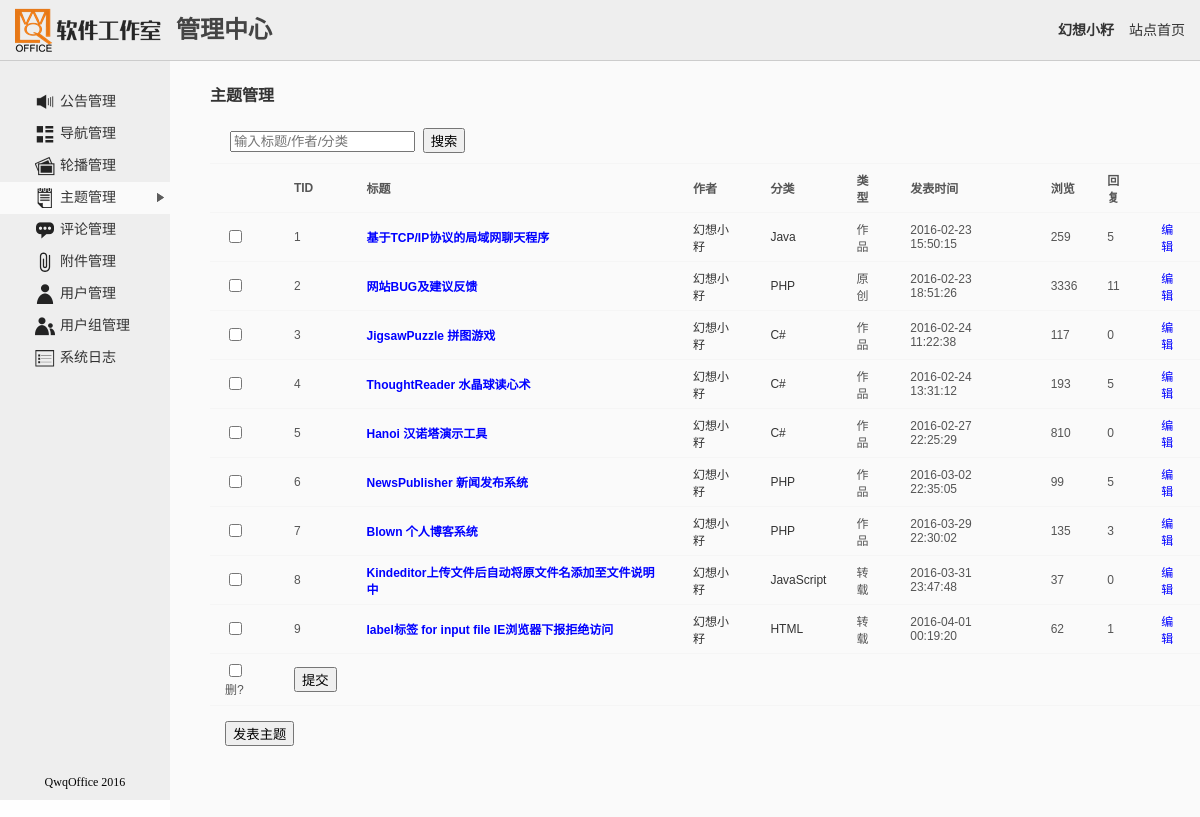
Before: /admin.php?mod=article (signed in) with the older database file.
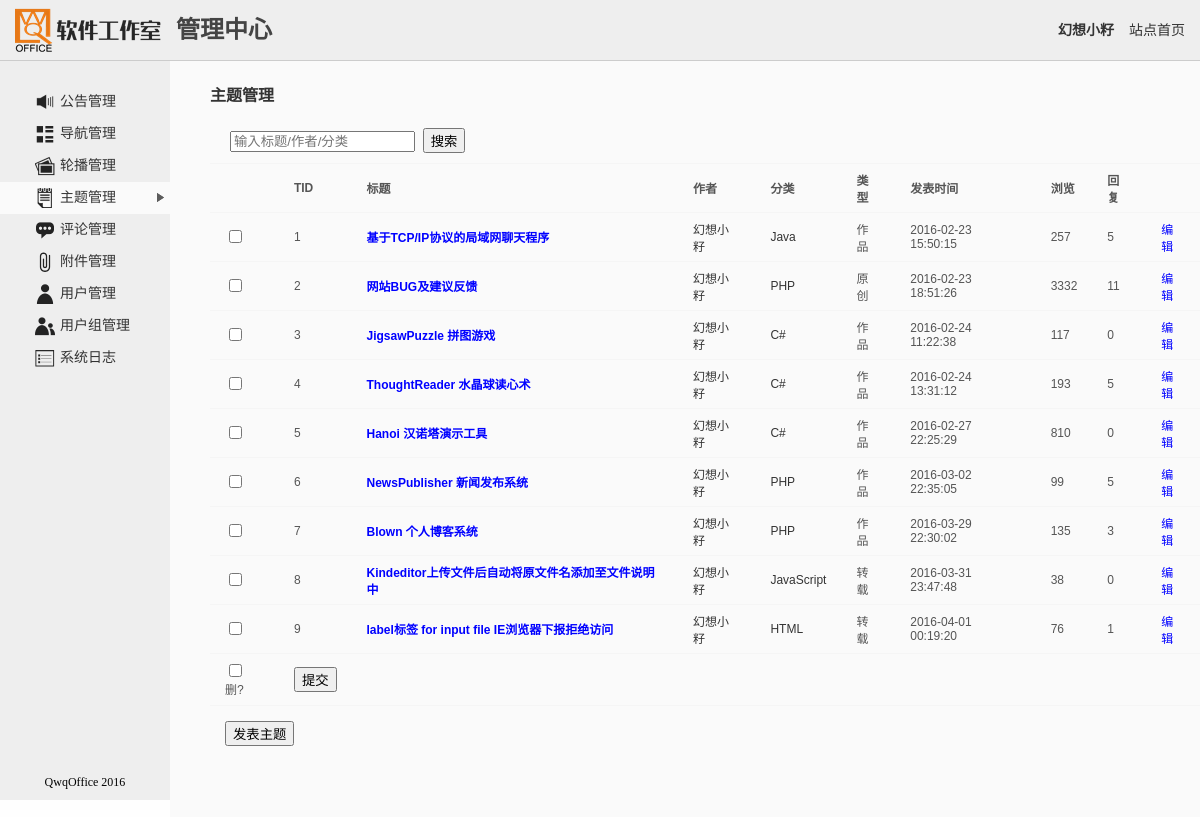
After: the same page with the newer database file.
### tables this page shows
CREATE TABLE IF NOT EXISTS `qo_article` (
  `TID` int(10) NOT NULL AUTO_INCREMENT,
  `CID` int(10) NOT NULL,
  `UID` int(10) NOT NULL,
  `Title` char(40) NOT NULL,
  `Content` text NOT NULL,
  `Time` datetime NOT NULL,
  `ClickCount` int(10) NOT NULL,
  `ArticleType` char(20) NOT NULL,
  PRIMARY KEY (`TID`),
  KEY `qo_article_ibfk_1` (`CID`)
);

CREATE TABLE IF NOT EXISTS `qo_user` (
  `UID` int(10) NOT NULL AUTO_INCREMENT,
  `GID` int(10) NOT NULL,
  `Username` char(20) NOT NULL,
  `Password` char(32) NOT NULL,
  `RegIP` char(15) NOT NULL,
  `RegDate` datetime NOT NULL,
  `LastLogin` datetime NOT NULL,
  `Privacy` char(20) NOT NULL,
  PRIMARY KEY (`UID`),
  UNIQUE KEY `Username` (`Username`)
);

CREATE TABLE IF NOT EXISTS `qo_class` (
  `CID` int(10) NOT NULL AUTO_INCREMENT,
  `ClassName` char(20) NOT NULL,
  `Link` text,
  `Parent` int(10) NOT NULL,
  `Sequence` int(10) NOT NULL,
  `ICON` text,
  PRIMARY KEY (`CID`)
);

### include/lang_zh.php (called while the page is built)
<?php
	$_LANG["Comment"]="发表评论";
	$_LANG["Download"]="下载附件";
	$_LANG["Manage"]="管理后台";
	$_LANG["Search"]="搜索主题";
	$_LANG["SendMessage"]="发送短消息";
	$_LANG["VisitUserHome"]="查看用户动态";
	$_LANG["Register"]="注册帐号";
	$_LANG["NoValidateCode"]="免验证码";
	$_LANG["NoPend"]="评论免审核";
	$_LANG["Product"]="作品";
	$_LANG["Original"]="原创";
	$_LANG["Repaint"]="转载";
?>

### admin.php (the view, shortened to what the changed rows need)
<!DOCTYPE html PUBLIC "-//W3C//DTD XHTML 1.0 Transitional//EN" "http://www.w3.org/TR/xhtml1/DTD/xhtml1-transitional.dtd">
<html xmlns="http://www.w3.org/1999/xhtml">
<head>
<link href="css/style.admin.css" rel="stylesheet" type="text/css" />
<link rel="stylesheet" href="ke4/themes/default/default.css" />
<link rel="stylesheet" href="ke4/plugins/code/prettify.css" />
</head>
<body>
<?php
	require_once("include/func.php");
	require_once("include/lang_zh.php");
	if(isset($_GET["mod"])){
		$mod=$_GET["mod"];
	}else{
		$mod="";
	}
	if(isset($_GET["page"])){
		$page=$_GET["page"];
	}else{
		$page="1";
	}
	$PageSize=10;
	$PageCount=8;
	$start=($page-1)*$PageSize;
	$u=$_SESSION["qo_user"];
	$uid=getUID($u);
	echo "<table cellpadding='0' cellspacing='0' width='100%' height='100%'><tr><td height='61' colspan='2'>";
	echo "<div id='header'>";
	echo "</div></td></tr>";
	echo "<tr><td width='170' style='vertical-align:top;position:relative;background-color:#EEE;'>";
	echo "<div id='menu'>";
	echo "</div></td>";
	echo "<td style='vertical-align:top;'>";
	echo "<div id='content'>";
	if($mod=="notice"){
		$types=array("String"=>"文字", "Link"=>"链接");
		$status=array("Show"=>"显示","Hide"=>"隐藏");
		if(isset($_GET["opr"])){
			$opr=$_GET["opr"];
		}else{
			$opr="mgr";
		}
		if($opr=="mgr" || $opr=="search"){
			$globaltitle="公告管理";
			$kwd="";
			if(isset($_GET["kwd"])) $kwd=$_GET["kwd"];
			echo "<h4>{$globaltitle}</h4>";
			echo "<div class='search'><form action='' autocomplete='off' method='get'>";
			echo "<input type='hidden' name='mod' value='{$mod}' />";
			echo "<input type='hidden' name='opr' value='search' />";
			echo "<input type='text' name='kwd' placeholder='输入标题/链接/是否显示' value='{$kwd}' />";
			echo "&nbsp;&nbsp;<input type='submit' value='搜索' />";
			echo "</form></div>";
			echo "<form action='admin_comm.php' method='post'><table id='table' cellspacing='0'>";
			echo "<tr><td></td><td>NID</td><td>作者</td><td>标题</td><td>类型</td><td>内容</td><td>时间</td><td>状态</td><td></td></tr>";
			if($opr=="mgr"){
				$sql="select * from qo_notice,qo_user where qo_notice.UID=qo_user.UID order by NID";
			}else{
				$kwd=mb_substr(addslashes(str_replace(" ","%",$_GET["kwd"])),0,10,"utf-8");
				$sql="select * from qo_notice,qo_user where qo_notice.UID=qo_user.UID and (Title like '%{$kwd}%' or Content like '%{$kwd}%') order by NID";
			}
			$number=mysql_num_rows(mysql_query($sql));
			$result=mysql_query($sql." limit {$start},{$PageSize}");
			$maxPage=$number%$PageSize==0 ? $number/$PageSize : floor($number/$PageSize)+1;
			while($arr=mysql_fetch_array($result)){
				$month=substr($arr["Time"],0,7);
				echo "<tr><td><input type='checkbox' name='delete[]' value='{$arr['NID']}' /></td>";
				echo "<td>{$arr['NID']}</td>";
				echo "<td><a href='home.php?mod=spc&ac=profile&uid={$arr['UID']}#notice{$arr['NID']}'>{$arr['Username']}</td>";
				echo "<td class='noticetitle'><a href='home.php?mod=notice&ac=notice&date={$month}&nid={$arr['NID']}' style='color:black'>{$arr['Title']}</a></td>";
				echo "<td>{$types[$arr['NoticeType']]}</td>";
				echo "<td>{$arr['Content']}</td>";
				echo "<td>{$arr['Time']}</td>";
				echo "<td>{$status[$arr['Status']]}</td>";
				echo "<td><a href='admin.php?mod=notice&opr=edit&nid={$arr['NID']}' class='mainlink'>编辑</a></td></tr>";
			}
			echo "<tr><td><input id='checkbox' type='checkbox' onclick='checkAll(this)' /><label for='checkbox'>删?</label></td>";
			echo "<td><input type='submit' name='{$mod}' value='提交' /></td>";
			echo "<td colspan='6'>";
			print_page($number,$PageSize,$page,$PageCount,true);
			echo "</td><td></td></tr>";
			echo "<tr><td colspan='10'><a href='admin.php?mod=notice&opr=new'><input type='button' value='发布公告' /></a></td></tr>";
			echo "</table></form>";
		}
		else if($opr=="new" || $opr=="edit"){
			if($opr=="edit"){
				if(isset($_GET["nid"])){
					$nid=$_GET["nid"];
					chkExists("qo_notice","NID",$uid);
				}else{
					exit;
				}
				$notice=mysql_fetch_array(mysql_query("select * from qo_notice where NID={$nid}"));
				$oldspan=$notice["Title"];
				$oldtitle=strip_tags($oldspan);
				$oldtype=$notice["NoticeType"];
				$oldcontent=str_replace("<br />","\r\n",$notice["Content"]);
				$oldsta=$notice["Status"];
				$globaltitle="公告管理-编辑公告";
				echo "<h4>{$globaltitle}</h4>";
			}else{
				$oldtitle="";
				$oldtype="";
				$oldcontent="";
				$oldsta="";
				$globaltitle="公告管理-发布公告";
				echo "<h4>{$globaltitle}</h4>";
			}
			echo "<form action='admin_comm.php' autocomplete='off' method='post' onsubmit='return chkNotice()'>";
			echo "<table id='table' class='detail-table' cellspacing='0'>";
			echo "<tr><td><p><label for='noticeTitle'>标题</label></p>";
			echo "<p><input type='text' name='noticeTitle' id='noticeTitle' value='{$oldtitle}' />";
			echo "</p></td></tr>";
			echo "<tr><td><p><label>类型：</label></p>";
			$i=1;
			foreach($types as $k=>$v){
				$checkStr=$i==1?"checked":"";
				if($opr=="edit") $checkStr=$oldtype==$k?"checked":"";
				echo "<p class='inputradio'><input type='radio' name='type' value='{$k}' id='{$k}' {$checkStr} /><label for='{$k}'>{$v}</label></p>";
				$i++;
			}
			echo "</td></tr>";
			echo "<tr><td><p><label for='noticeContent'>内容：</label></p>";
			echo "<p><textarea name='noticeContent' id='noticeContent' max-width='200'>{$oldcontent}</textarea></p></td></tr>";
			echo "<tr><td><p><label>状态</label></p>";
			echo "<p class='inputradio'>";
			$i=1;
			foreach($status as $k=>$v){
				$checkStr=$i==1?"checked":"";
				if($opr=="edit") $checkStr=$oldsta==$k?"checked":"";
				echo "<input type='radio' name='status' value='{$k}' id='{$k}' {$checkStr} /><label for='{$k}'>{$v}</label>&nbsp;&nbsp;";
				$i++;
			}
			echo "</p>";
			echo "</td></tr>";
			echo "<tr><td><p><input type='submit' name='{$mod}' id='{$mod}' value='提交' />";
			echo "<input type='hidden' name='opr' value='{$opr}' />";
			echo "&nbsp;&nbsp;<input type='reset' value='重置' /></p></td></tr>";
			if($opr=="edit"){
				echo "<div id='oldspan' style='display:none'>{$oldspan}</div>";
				echo "<input type='hidden' name='nid' value='{$_GET['nid']}' />";
			}
			echo "</table></form>";
		}else{
			header("location: admin.php");
			exit;
		}
	}
	else if($mod=="article"){
		if(isset($_GET["opr"])){
			$opr=$_GET["opr"];
		}else{
			$opr="mgr";
		}
		if($opr=="mgr" || $opr=="search"){
			echo "<form action='admin_comm.php'  method='post'><table id='table' cellspacing='0'>";
			if($opr=="mgr"){
				$sql="select * from qo_article, qo_class, qo_user where qo_article.CID=qo_class.CID and qo_article.UID=qo_user.UID order by TID";
			}else{
				$kwd=mb_substr(addslashes(str_replace(" ","%",$_GET["kwd"])),0,10,"utf-8");
				$sql="select * from qo_article, qo_class, qo_user where qo_article.CID=qo_class.CID and qo_article.UID=qo_user.UID and (Title like '%{$kwd}%' or Username like '%{$kwd}%' or ClassName like '%{$kwd}%') order by TID";
			}
			$result=mysql_query($sql." limit {$start},{$PageSize}");
			while($arr=mysql_fetch_array($result)){
				$reply_count=mysql_num_rows(mysql_query("select * from qo_reply where TID={$arr['TID']} and Status='通过'"));
				echo "<tr><td><input type='checkbox' name='delete[]' value='{$arr['TID']}' /></td>";
				echo "<td>{$arr['TID']}</td>";
				echo "<td class='bolder'><a href='article.php?mod=view&tid={$arr['TID']}' class='mainlink'>{$arr['Title']}</a></td>";
				echo "<td><a href='index.php?{$arr['UID']}'>{$arr['Username']}</a></td>";
				echo "<td><a href='article.php?mod=class&cid={$arr['CID']}'>{$arr['ClassName']}</a></td>";
				echo "<td>{$_LANG[$arr['ArticleType']]}</td>";
				echo "<td>{$arr['Time']}</td>";
				echo "<td>{$arr['ClickCount']}</td>";
				echo "<td>{$reply_count}</td>";
				echo "<td><a href='admin.php?mod=article&opr=edit&tid={$arr['TID']}' class='mainlink'>编辑</a></td></tr>";
			}
			echo "</table></form>";
		}
	}
	echo "</div></td></tr>";
?>
</body>
</html>

Changed rows visible on the page:
changed qo_article "基于TCP/IP协议的局域网聊天程序": ClickCount "259" → "257"
changed qo_article "网站BUG及建议反馈": ClickCount "3336" → "3332"
changed qo_article "Kindeditor上传文件后自动将原文件名添加至文件说明中": ClickCount "37" → "38"
changed qo_article "label标签 for input file IE浏览器下报拒绝访问": ClickCount "62" → "76"
